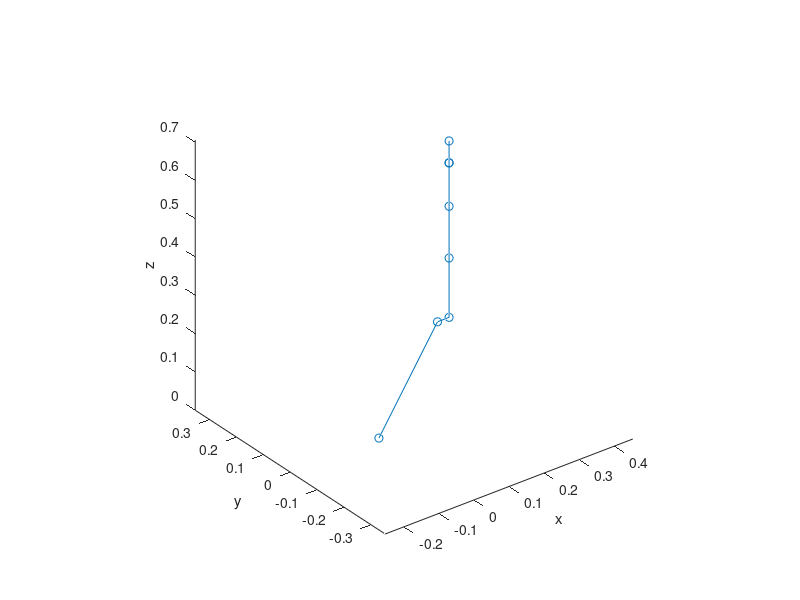

Reproduce this figure in MATLAB. (Note: this script raises an error after producing the figure.)
%% Overview


% "Forward kinematics of KUKA Youbot," Hyongju Park (04/08/2016)
% See
% <http://www.youbot-store.com/developers/documentation/kuka-youbot-kinematics-dynamics-and-3d-model>
% to find more details on kinematics, dynamics and 3D model of KUKA YouBot

% 'stlread.m' (by MathWorks) was use to read 3D model (stl) of youbot


%% Setting robot parameters


clear all; close all; clc

% pose the robot
pos_b = [0 0];      % positions (x,y) of the robot
th_b = 0;           % orientation (yaw) of the robot

% these are the angles when arm is streched vertically
% arm joint 1, arm joint 2, arm joint 3, arm joint 4, arm joint 5
jnt_ang = [0 0 0 0 0];                  % initial configuration
%jnt_ang = [0 pi/5 pi/1.6 -pi/3 0];    % goal configuration    

% For the youbot model in ROS, the following offset angles must be added to the actual joint angles 
jnt_offset = [2.95 1.13 -2.55 1.79 2.879];

% thus the joint angles to be used in ROS is:
jnt_ang_ROS = jnt_ang + jnt_offset;

% min and max of joint angles
ang_min = [-169 -65 -151 -102.5 -165]/180*pi;
ang_max = [+169  90  146  102.5  165]/180*pi;

%% D-H parameters


% d:  offset along previous z
% th: angle about previous z
% a:  link lengths along old x to new x
% ap: link twist angles about previous x

a = [143+24 33 155 135 113.6 0 0] * 0.001;
ap = [pi pi/2 0 0 -pi/2 pi/2 0];
d = [46+84+115 0 0 0 0 0 57.16] * 0.001;
th = [0
    jnt_ang(1)
    jnt_ang(2)-pi/2 
    jnt_ang(3) 
    jnt_ang(4) 
    pi/2 
    jnt_ang(5)+pi/2]; 

%% Homogeneous transformation matrices


% world - robot
A_b = [cos(th_b) -sin(th_b) 0 pos_b(1);
    sin(th_b) cos(th_b) 0 pos_b(2);
    0 0 1 0;
    0 0 0 1];

for i=1:7
    A{i} = [cos(th(i)) -sin(th(i))*cos(ap(i)) sin(th(i))*sin(ap(i)) a(i)*cos(th(i));
        sin(th(i)) cos(th(i))*cos(ap(i)) -cos(th(i))*sin(ap(i)) a(i)*sin(th(i));
        0 sin(ap(i)) cos(ap(i)) d(i);
        0 0 0 1];
end
T01 = A_b*A{1};     % world - base frame
T02 = T01*A{2};     % world - arm base frame
T03 = T02*A{3};     % world - arm joint 1
T04 = T03*A{4};     % world - arm joint 2
T05 = T04*A{5};     % world - arm joint 3
T06 = T05*A{6};     % world - arm joint 4
T07 = T06*A{7};     % world - arm joint 5

%% Coordinates at joint origins


k = [0 0 0 1];
jnt_origin = [k' T01*k' T02*k' T03*k' T04*k' T05*k' T06*k' T07*k'];

figure,
plot3(jnt_origin(1,:),jnt_origin(2,:),jnt_origin(3,:),'-o');hold on;
axis('equal');
xlabel('x');ylabel('y');zlabel('z')

%% Reading 3D CAD models


CAD_base_frame = stlread('base_frame_convex.stl');
CAD_arm_base = stlread('arm_base_frame_convex.stl');
CAD_arm_joint_1 = stlread('arm_joint_1_convex.stl');
CAD_arm_joint_2 = stlread('arm_joint_2_convex.stl');
CAD_arm_joint_3 = stlread('arm_joint_3_convex.stl');
CAD_arm_joint_4 = stlread('arm_joint_4_convex.stl');
CAD_arm_joint_5 = stlread('arm_joint_5_convex.stl');
CAD_gripper_base = stlread('gripper_base_frame_convex.stl');
CAD_arm_joint_1_gripper_l = stlread('gripper_left_finger_convex.stl');
CAD_arm_joint_1_gripper_r = stlread('gripper_right_finger_convex.stl');

% make copies
CAD_base_frame1 = CAD_base_frame;
CAD_arm_base1 = CAD_arm_base;
CAD_arm_joint_11 = CAD_arm_joint_1;
CAD_arm_joint_21 = CAD_arm_joint_2;
CAD_arm_joint_31 = CAD_arm_joint_3;
CAD_arm_joint_41 = CAD_arm_joint_4;
CAD_arm_joint_51 = CAD_arm_joint_5;
CAD_gripper_base1 = CAD_gripper_base;
CAD_arm_joint_1_gripper_l1 = CAD_arm_joint_1_gripper_l;
CAD_arm_joint_1_gripper_r1 = CAD_arm_joint_1_gripper_r;

%% Joint axis axigned bounded box model of the youbot 


% This is the axis aligned bounded boxes based upon the provided CAD 3d
% models. Each box is originally centered at (0,0,0) of its joint
% coordinate, and is translated with the given offset value

% name, width (X) x depth(Y) x height(Z), (translation from joint coordinate's origin)
% base_frame 0.6 x 0.4 x 0.124 (offset: 0, 0, 0.022)
% arm_base: 0.22 x 0.2 x 0.09 (offset: -0.11, 0, -0.005)
% arm1: 0.2 x 0.2 x 0.12 (offset: 0, 0, 0.02)
% arm2: 0.22 x 0.08 x 0.0823 (offset: 0.0740, 0, -0.0411)
% arm3: 0.06 x 0.2 x 0.075 (offset: 0, 0.07, 0.0375)
% arm4+arm5+gripper: 0.06 x 0.02524 x 0.1 (offset: 0, 0.09346, 0)


%% Applying transformations to 3D models (vertices)


% base
for i = 1:size(CAD_base_frame.vertices,1)
    tmp_b1 = A_b*[CAD_base_frame.vertices(i,:) + [0 0 0.084] 1]';
    CAD_base_frame1.vertices(i,:) = tmp_b1(1:3,:)';
end

% arm base
for i = 1:size(CAD_arm_base.vertices,1)
    tmp_af = A_b*[CAD_arm_base.vertices(i,:) + [0.143 0 0.046+0.084] 1]';
    CAD_arm_base1.vertices(i,:) = tmp_af(1:3,:)';
end

% arm 1
for i = 1:size(CAD_arm_joint_1.vertices,1)
    tmp_a1 = T01*[cos(th(2)) -sin(th(2)) 0 0;
        sin(th(2)) cos(th(2)) 0 0;
        0 0 1 0;
        0 0 0 1]*[CAD_arm_joint_1.vertices(i,:) 1]';
    CAD_arm_joint_11.vertices(i,:)= tmp_a1(1:3,:)';
end

% arm 2
for i = 1:size(CAD_arm_joint_2.vertices,1)
    tmp_a2 = T02*[cos(th(3)) -sin(th(3)) 0 0;
    sin(th(3)) cos(th(3)) 0 0;
    0 0 1 0;
    0 0 0 1]*[CAD_arm_joint_2.vertices(i,:) 1]';
    CAD_arm_joint_21.vertices(i,:)= tmp_a2(1:3,:)';
end

% arm 3
for i = 1:size(CAD_arm_joint_3.vertices,1)
    tmp_a3 = T03*[cos(th(4)) -sin(th(4)) 0 0;
    sin(th(4)) cos(th(4)) 0 0;
    0 0 1 0;
    0 0 0 1]*[CAD_arm_joint_3.vertices(i,:) 1]';
    CAD_arm_joint_31.vertices(i,:)= tmp_a3(1:3,:)';
end

% arm 4
for i = 1:size(CAD_arm_joint_4.vertices,1)
    tmp_a4 = T04*[cos(th(5)) -sin(th(5)) 0 0;
    sin(th(5)) cos(th(5)) 0 0;
    0 0 1 0;
    0 0 0 1]*[CAD_arm_joint_4.vertices(i,:) 1]';
    CAD_arm_joint_41.vertices(i,:)= tmp_a4(1:3,:)';
end

% arm 5
for i = 1:size(CAD_arm_joint_5.vertices,1)
    tmp_a5 = T06*[cos(th(6)) -sin(th(6)) 0 0;
    sin(th(6)) cos(th(6)) 0 0;
    0 0 1 0;
    0 0 0 1]*[CAD_arm_joint_5.vertices(i,:) 1]';
    CAD_arm_joint_51.vertices(i,:)= tmp_a5(1:3,:)';
end

% gripper base
for i = 1:size(CAD_gripper_base.vertices,1)
    tmp_a6 = T07*[CAD_gripper_base.vertices(i,:) 1]';
    CAD_gripper_base1.vertices(i,:)= tmp_a6(1:3,:)';
end

% left gripper
for i = 1:size(CAD_arm_joint_1_gripper_l.vertices,1)
    tmp_gl = T07*[CAD_arm_joint_1_gripper_l.vertices(i,:)+[0 0.0082+0.0125 0] 1]';
    CAD_arm_joint_1_gripper_l1.vertices(i,:)= tmp_gl(1:3,:)';    
end

% right gripper
for i = 1:size(CAD_arm_joint_1_gripper_r.vertices,1)
    tmp_gr = T07*[CAD_arm_joint_1_gripper_r.vertices(i,:)+[0 -0.0082-0.0125 0] 1]';
    CAD_arm_joint_1_gripper_r1.vertices(i,:)= tmp_gr(1:3,:)';    
end

%% Displaying youbot 3D model


patch(CAD_base_frame1,'FaceColor',       [0.8 0.8 1.0], ...
         'EdgeColor',       'none',        ...
         'FaceLighting',    'gouraud',     ...
         'AmbientStrength', 0.15,'FaceAlpha',0.5);        
hold on;
patch(CAD_arm_base1,'FaceColor',       [0.8 0.8 1.0], ...
         'EdgeColor',       'none',        ...
         'FaceLighting',    'gouraud',     ...
         'AmbientStrength', 0.15,'FaceAlpha',0.5);      
hold on;
patch(CAD_arm_joint_11,'FaceColor',       [0.8 0.8 1.0], ...
         'EdgeColor',       'none',        ...
         'FaceLighting',    'gouraud',     ...
         'AmbientStrength', 0.15,'FaceAlpha',0.5);
hold on; 
patch(CAD_arm_joint_21,'FaceColor',       [0.8 0.8 1.0], ...
         'EdgeColor',       'none',        ...
         'FaceLighting',    'gouraud',     ...
         'AmbientStrength', 0.15,'FaceAlpha',0.5);
hold on;
patch(CAD_arm_joint_31,'FaceColor',       [0.8 0.8 1.0], ...
         'EdgeColor',       'none',        ...
         'FaceLighting',    'gouraud',     ...
         'AmbientStrength', 0.15,'FaceAlpha',0.5);
hold on;
patch(CAD_arm_joint_41,'FaceColor',       [0.8 0.8 1.0], ...
         'EdgeColor',       'none',        ...
         'FaceLighting',    'gouraud',     ...
         'AmbientStrength', 0.15,'FaceAlpha',0.5);
hold on;
patch(CAD_arm_joint_51,'FaceColor',       [0.8 0.8 1.0], ...
         'EdgeColor',       'none',        ...
         'FaceLighting',    'gouraud',     ...
         'AmbientStrength', 0.15,'FaceAlpha',0.5);     
hold on;
patch(CAD_gripper_base1,'FaceColor',       [0.8 0.8 1.0], ...
         'EdgeColor',       'none',        ...
         'FaceLighting',    'gouraud',     ...
         'AmbientStrength', 0.15,'FaceAlpha',0.5);     
hold on;     
patch(CAD_arm_joint_1_gripper_l1,'FaceColor',       [0.8 0.8 1.0], ...
         'EdgeColor',       'none',        ...
         'FaceLighting',    'gouraud',     ...
         'AmbientStrength', 0.15,'FaceAlpha',0.5);     
patch(CAD_arm_joint_1_gripper_r1,'FaceColor',       [0.8 0.8 1.0], ...
         'EdgeColor',       'none',        ...
         'FaceLighting',    'gouraud',     ...
         'AmbientStrength', 0.15,'FaceAlpha',0.5);     
light;
 
